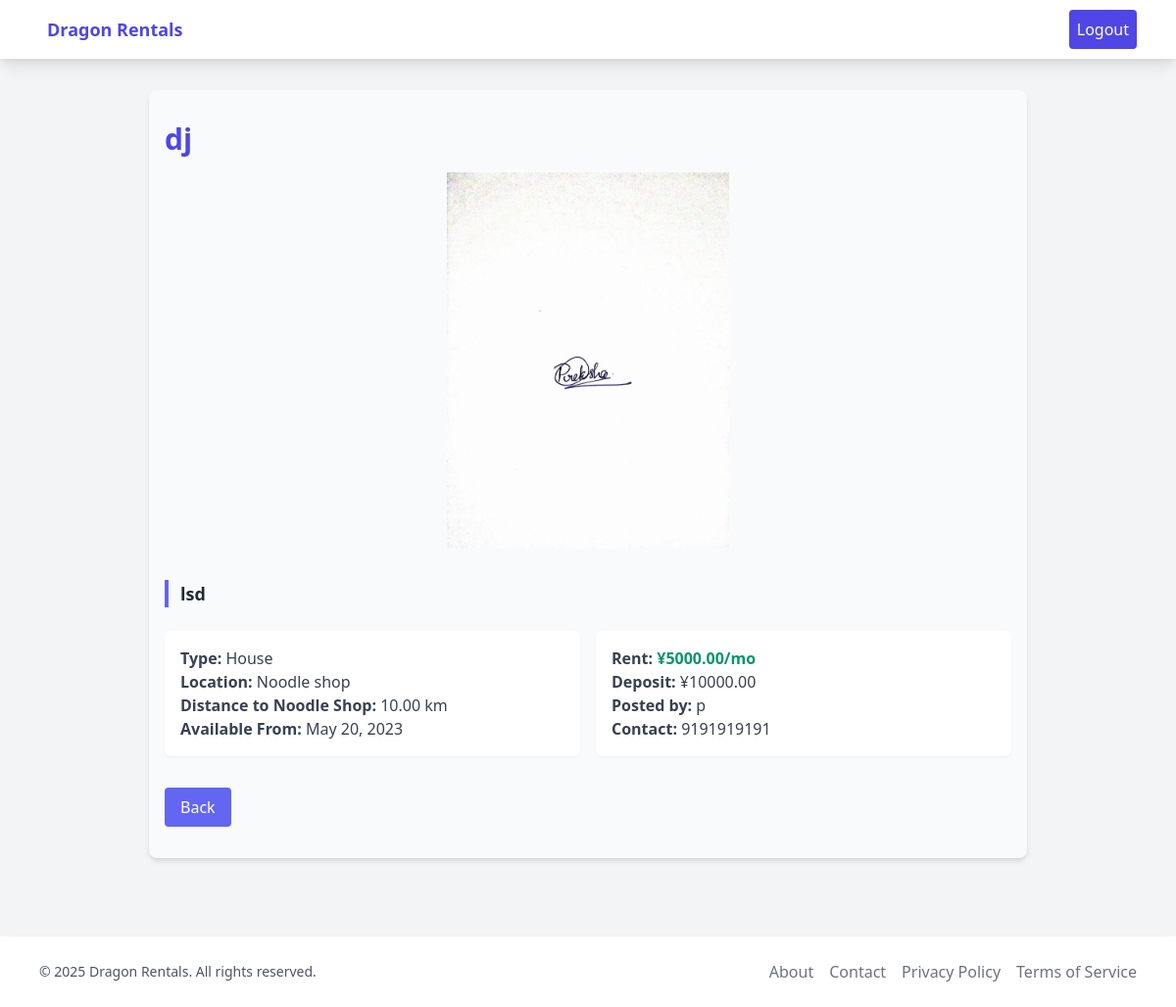
The app's page /listings/2/ (signed in) with its own data.
### listings/models.py (models this page shows, shortened)
class Property(models.Model):
    PROPERTY_TYPES = [
        ('house', 'House'),
        ('apartment', 'Apartment'),
        ('dojo', 'Dojo'),
        ('shop', 'Shop'),
    ]
    title = models.CharField(max_length=200)
    description = models.TextField()
    property_type = models.CharField(max_length=20, choices=PROPERTY_TYPES)
    location = models.CharField(max_length=200)
    rent = models.DecimalField(max_digits=10, decimal_places=2, validators=[MinValueValidator(0)])
    deposit = models.DecimalField(max_digits=10, decimal_places=2, validators=[MinValueValidator(0)])
    distance_to_noodle_shop = models.DecimalField(max_digits=5, decimal_places=2, help_text="Distance in km")
    available_from = models.DateField()
    landlord = models.ForeignKey(CustomUser, on_delete=models.CASCADE, related_name='properties')
    created_at = models.DateTimeField(auto_now_add=True)
    updated_at = models.DateTimeField(auto_now=True)
    image = models.ImageField(upload_to='property_images/', blank=True, null=True)
    class Meta:
        verbose_name_plural = "Properties"
        ordering = ['-created_at']

### accounts/models.py (models this page shows, shortened)
class CustomUser(AbstractUser):
    phone_number = models.CharField(max_length=15, blank=True)
    profile_picture = models.ImageField(upload_to='profile_pics/', blank=True)
    is_landlord = models.BooleanField(default=False)

### listings/views.py (the view)
# urls.py: path('<int:pk>/', views.property_detail, name='property_detail'),
@login_required
def property_detail(request, pk):
    property = get_object_or_404(Property, pk=pk)
    landlord = property.landlord  # Get the landlord information
    return render(request, 'listings/property_detail.html', {
        'property': property,
        'landlord_name': landlord.username,
        'landlord_phone': landlord.phone_number
    })

### templates/listings/property_detail.html (shortened to what this page needs)
{% extends 'base.html' %}
{% block content %}
<div class="max-w-4xl mx-auto py-8 px-4 bg-gray-50 rounded-lg shadow-md transition-all duration-300 hover:shadow-lg">
    <h1 class="text-3xl font-bold mb-4 text-indigo-600 animate-fade-in">{{ property.title }}</h1>
    {% if property.image %}
    <div class="overflow-hidden rounded-lg mb-8 transition-transform duration-300 hover:scale-105">
        <img src="{{ property.image.url }}" alt="{{ property.title }}" class="w-full object-contain h-auto max-h-96">
    </div>
    {% endif %}
    <p class="text-gray-800 font-bold mb-6 text-lg border-l-4 border-indigo-500 pl-3">{{ property.description }}</p>
    <div class="grid grid-cols-1 md:grid-cols-2 gap-4 mb-8">
        <div class="bg-white p-4 rounded-md shadow-sm transition-all duration-300 hover:bg-indigo-50">
            <p class="text-gray-700"><span class="font-semibold">Type:</span> {{ property.get_property_type_display }}</p>
            <p class="text-gray-700"><span class="font-semibold">Location:</span> {{ property.location }}</p>
            <p class="text-gray-700"><span class="font-semibold">Distance to Noodle Shop:</span> {{ property.distance_to_noodle_shop }} km</p>
            <p class="text-gray-700"><span class="font-semibold">Available From:</span> {{ property.available_from }}</p>
        </div>
        <div class="bg-white p-4 rounded-md shadow-sm transition-all duration-300 hover:bg-indigo-50">
            <p class="text-gray-700"><span class="font-semibold">Rent:</span> <span class="text-green-600 font-bold">¥{{ property.rent }}/mo</span></p>
            <p class="text-gray-700"><span class="font-semibold">Deposit:</span> ¥{{ property.deposit }}</p>
            <p class="text-gray-700"><span class="font-semibold">Posted by:</span> {{ landlord_name }}</p>
            <p class="text-gray-700"><span class="font-semibold">Contact:</span> {{ landlord_phone }}</p>
        </div>
    </div>
    <div class="mt-6 flex gap-3">
        <a href="{% url 'home' %}" class="bg-indigo-500 text-white px-4 py-2 rounded transition-colors duration-300 hover:bg-indigo-600">Back</a>
    </div>
</div>
{% endblock %}

### templates/listings/property_detail.html (style rules this page uses)
.animate-fade-in { animation: fadeIn 0.8s ease-in-out; }

### records on screen
Property: title "dj", image (picture), description "lsd", property_type "House", location "Noodle shop", distance_to_noodle_shop "10.00", available_from "May 20, 2023", rent "5000.00", deposit "10000.00"
CustomUser: phone_number "9191919191"

### other values on screen
{{ landlord_name }} "p"
